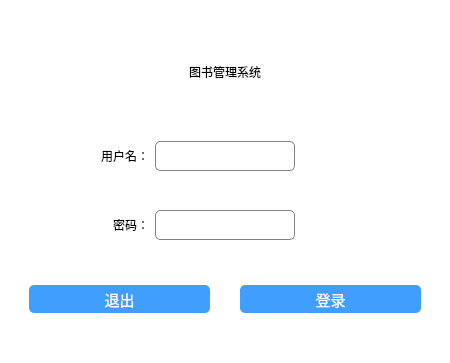
<?xml version="1.0" encoding="UTF-8"?>
<ui version="4.0">
 <class>DlgLogin</class>
 <widget class="QDialog" name="DlgLogin">
  <property name="geometry">
   <rect>
    <x>0</x>
    <y>0</y>
    <width>450</width>
    <height>363</height>
   </rect>
  </property>
  <property name="windowTitle">
   <string>登录</string>
  </property>
  <property name="styleSheet">
   <string notr="true"/>
  </property>
  <layout class="QGridLayout" name="gridLayout">
   <property name="leftMargin">
    <number>0</number>
   </property>
   <property name="topMargin">
    <number>0</number>
   </property>
   <property name="rightMargin">
    <number>0</number>
   </property>
   <property name="bottomMargin">
    <number>0</number>
   </property>
   <property name="spacing">
    <number>0</number>
   </property>
   <item row="0" column="0">
    <widget class="QWidget" name="bg" native="true">
     <property name="styleSheet">
      <string notr="true">background:white</string>
     </property>
     <layout class="QGridLayout" name="gridLayout_2">
      <item row="1" column="0">
       <widget class="QLabel" name="lb_user_name">
        <property name="minimumSize">
         <size>
          <width>140</width>
          <height>0</height>
         </size>
        </property>
        <property name="styleSheet">
         <string notr="true">font: 16pt &quot;楷体&quot;;</string>
        </property>
        <property name="text">
         <string>用户名：</string>
        </property>
        <property name="alignment">
         <set>Qt::AlignmentFlag::AlignRight|Qt::AlignmentFlag::AlignTrailing|Qt::AlignmentFlag::AlignVCenter</set>
        </property>
       </widget>
      </item>
      <item row="2" column="0">
       <widget class="QLabel" name="lb_passwd">
        <property name="minimumSize">
         <size>
          <width>140</width>
          <height>0</height>
         </size>
        </property>
        <property name="styleSheet">
         <string notr="true">font: 16pt &quot;楷体&quot;;</string>
        </property>
        <property name="text">
         <string>密码：</string>
        </property>
        <property name="alignment">
         <set>Qt::AlignmentFlag::AlignRight|Qt::AlignmentFlag::AlignTrailing|Qt::AlignmentFlag::AlignVCenter</set>
        </property>
       </widget>
      </item>
      <item row="2" column="1">
       <widget class="QLineEdit" name="le_passwd">
        <property name="minimumSize">
         <size>
          <width>0</width>
          <height>30</height>
         </size>
        </property>
        <property name="maximumSize">
         <size>
          <width>140</width>
          <height>16777215</height>
         </size>
        </property>
        <property name="styleSheet">
         <string notr="true">border-radius:5px;min-height:28px;border:1px solid gray;</string>
        </property>
       </widget>
      </item>
      <item row="0" column="0" colspan="4">
       <widget class="QLabel" name="lb_title">
        <property name="minimumSize">
         <size>
          <width>0</width>
          <height>60</height>
         </size>
        </property>
        <property name="maximumSize">
         <size>
          <width>16777215</width>
          <height>60</height>
         </size>
        </property>
        <property name="styleSheet">
         <string notr="true">font: 32pt &quot;黑体&quot;;</string>
        </property>
        <property name="text">
         <string>图书管理系统</string>
        </property>
        <property name="alignment">
         <set>Qt::AlignmentFlag::AlignCenter</set>
        </property>
       </widget>
      </item>
      <item row="1" column="1">
       <widget class="QLineEdit" name="le_user_name">
        <property name="minimumSize">
         <size>
          <width>0</width>
          <height>30</height>
         </size>
        </property>
        <property name="maximumSize">
         <size>
          <width>140</width>
          <height>16777215</height>
         </size>
        </property>
        <property name="styleSheet">
         <string notr="true">border-radius:5px;min-height:28px;border:1px solid gray;</string>
        </property>
       </widget>
      </item>
      <item row="3" column="0" colspan="4">
       <widget class="QWidget" name="widget" native="true">
        <property name="maximumSize">
         <size>
          <width>16777215</width>
          <height>40</height>
         </size>
        </property>
        <layout class="QGridLayout" name="gridLayout_3">
         <property name="leftMargin">
          <number>20</number>
         </property>
         <property name="topMargin">
          <number>0</number>
         </property>
         <property name="rightMargin">
          <number>20</number>
         </property>
         <property name="bottomMargin">
          <number>0</number>
         </property>
         <property name="horizontalSpacing">
          <number>30</number>
         </property>
         <property name="verticalSpacing">
          <number>0</number>
         </property>
         <item row="0" column="1">
          <widget class="QPushButton" name="btn_exit">
           <property name="minimumSize">
            <size>
             <width>0</width>
             <height>28</height>
            </size>
           </property>
           <property name="styleSheet">
            <string notr="true">border-radius:5px;background:#409eff;color:white;font-size:15px;</string>
           </property>
           <property name="text">
            <string>退出</string>
           </property>
          </widget>
         </item>
         <item row="0" column="2">
          <widget class="QPushButton" name="btn_login">
           <property name="minimumSize">
            <size>
             <width>0</width>
             <height>28</height>
            </size>
           </property>
           <property name="styleSheet">
            <string notr="true">border-radius:5px;background:#409eff;color:white;font-size:15px;</string>
           </property>
           <property name="text">
            <string>登录</string>
           </property>
          </widget>
         </item>
        </layout>
       </widget>
      </item>
     </layout>
    </widget>
   </item>
  </layout>
 </widget>
 <resources/>
 <connections/>
</ui>
